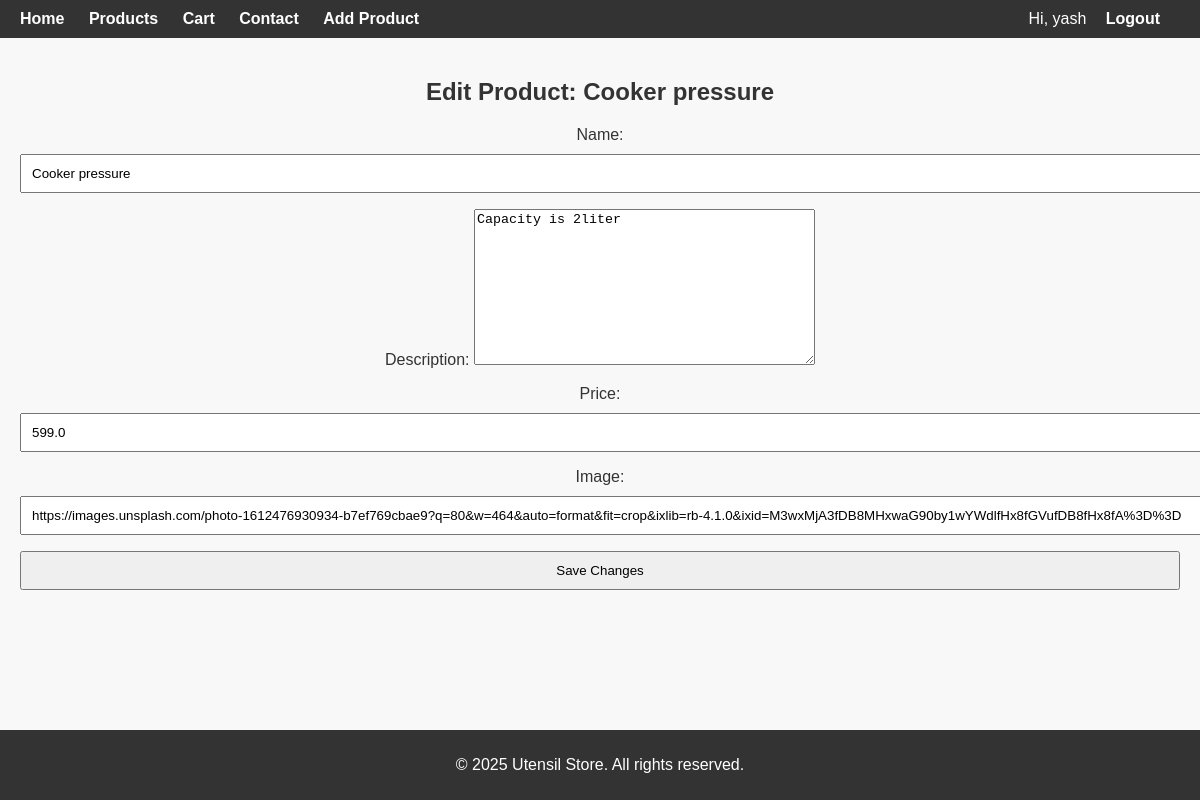
/edit-product/1/ (signed in), run on the app's committed database.
### store/models.py (models this page shows, shortened)
class Utensil(models.Model):
    name = models.CharField(max_length=100)
    description = models.TextField(default="No description")
    price = models.FloatField()
    image = models.URLField(blank=True)
    category = models.CharField(max_length=50, default="General")

### store/views.py (the view)
# urls.py: path("edit-product/<int:pk>/", views.edit_product, name="edit_product"),
@login_required
@user_passes_test(is_staff_user)
def edit_product(request, pk):
    product = get_object_or_404(Utensil, pk=pk)
    if request.method == "POST":
        form = UtensilForm(request.POST, instance=product)
        if form.is_valid():
            form.save()
            return redirect("products")  # redirect after update
    else:
        form = UtensilForm(instance=product)
    return render(request, "edit_product.html", {"form": form, "product": product})

### store/forms.py
class UtensilForm(forms.ModelForm):
    class Meta:
        model = Utensil
        fields = ['name', 'description', 'price', 'image']

### store/views.py (called while the page is built)
def is_staff_user(user):
    return user.is_staff

### store/templates/edit_product.html (shortened to what this page needs)
{% extends "base.html" %}
{% block content %}
  <h2>Edit Product: {{ product.name }}</h2>
  <form method="POST">
      {{ form.as_p }}
      <button type="submit">Save Changes</button>
  </form>
{% endblock %}

### store/templates/base.html (shortened to what this page needs)
{% load static %}
<!DOCTYPE html>
<html lang="en">
<head>
    <link rel="stylesheet" href="{% static 'css/style.css' %}">
</head>
<body>
<div class="navbar">
    <div class="navbar-left">
        <a href="{% url 'index' %}">Home</a>
        <a href="{% url 'products' %}">Products</a>
        <a href="{% url 'cart' %}">Cart</a>
        <a href="{% url 'Contact' %}">Contact</a>
        {% if user.is_staff %}
            <a href="{% url 'add_product' %}">Add Product</a>
        {% endif %}
    </div>
    <div class="navbar-right">
        {% if user.is_authenticated %}
            <span style="color:white; margin-right:15px;">Hi, {{ user.username }}</span>
            <a href="{% url 'logout' %}">Logout</a>
        {% else %}
            <a href="{% url 'login' %}">Login</a>
            <a href="{% url 'register' %}">Register</a>
        {% endif %}
    </div>
</div>
    <div class="container">
        {% block content %}{% endblock %}
    </div>
    <footer>
        <p>© 2025 Utensil Store. All rights reserved.</p>
    </footer>
</body>
</html>

### store/static/css/style.css (style rules this page uses)
body { font-family: Arial, sans-serif; margin: 0; color: #333; }
form input, form button { display: block; width: 100%; margin: 10px 0; padding: 10px; }
footer { text-align: center; background: #333; color: #fff; padding: 20px 0; margin-top: 20px; }

### store/templates/base.html (style rules this page uses)
html, body { height: 100%; margin: 0; font-family: Arial, sans-serif; background-color: #f8f8f8; display: flex; flex-direction: column; }
.navbar { background-color: #333; padding: 10px 20px; display: flex; justify-content: space-between; align-items: center; position: sticky; top: 0; z-index: 1000; }
.navbar a { color: white; text-decoration: none; margin-right: 20px; font-weight: bold; }
.container { flex: 1; padding: 20px; text-align: center; }
footer { margin-top: 40px; background: #333; color: white; text-align: center; padding: 10px 0; }

### data on the page
Utensil: name "Cooker pressure", description "Capacity is 2liter", price "599.0", image "https://images.unsplash.com/photo-1612476930934-b7ef769cbae9?q=80&w=464&auto=format&fit=crop&ixlib=rb-4.1.0&ixid=M3wxMjA3fDB8MHxwaG90by1wYWdlfHx8fGVufDB8fHx8fA%3D%3D"

### other printed values
{{ user.username }} "yash"
